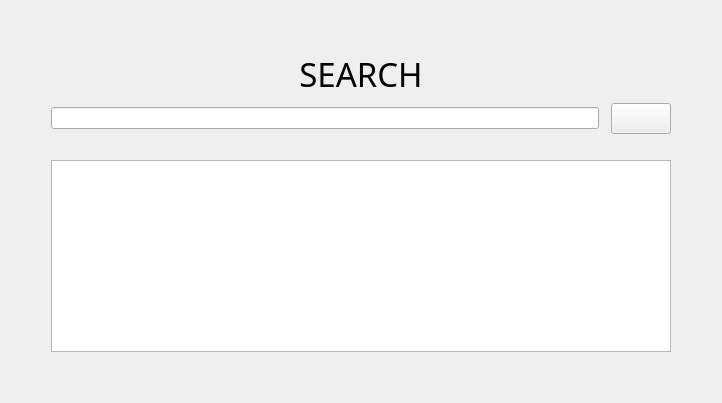
      <widget class="QWidget" name="tab_8">
       <property name="focusPolicy">
        <enum>Qt::NoFocus</enum>
       </property>
       <attribute name="title">
        <string>Search</string>
       </attribute>
       <layout class="QGridLayout" name="gridLayout_14">
        <item row="1" column="2">
         <spacer name="horizontalSpacer_16">
          <property name="orientation">
           <enum>Qt::Horizontal</enum>
          </property>
          <property name="sizeHint" stdset="0">
           <size>
            <width>40</width>
            <height>20</height>
           </size>
          </property>
         </spacer>
        </item>
        <item row="0" column="1">
         <spacer name="verticalSpacer_8">
          <property name="orientation">
           <enum>Qt::Vertical</enum>
          </property>
          <property name="sizeHint" stdset="0">
           <size>
            <width>20</width>
            <height>40</height>
           </size>
          </property>
         </spacer>
        </item>
        <item row="1" column="1">
         <layout class="QGridLayout" name="gridLayout_13">
          <item row="1" column="2">
           <widget class="QPushButton" name="searchButton">
            <property name="minimumSize">
             <size>
              <width>60</width>
              <height>31</height>
             </size>
            </property>
            <property name="font">
             <font>
              <family>Tlwg Typewriter</family>
             </font>
            </property>
            <property name="text">
             <string/>
            </property>
            <property name="icon">
             <iconset>
              <normaloff>lupa.svg</normaloff>lupa.svg</iconset>
            </property>
           </widget>
          </item>
          <item row="1" column="0">
           <widget class="QLineEdit" name="searchLineEdit"/>
          </item>
          <item row="0" column="0" colspan="3">
           <widget class="QLabel" name="label_36">
            <property name="font">
             <font>
              <family>Tlwg Typewriter</family>
              <pointsize>25</pointsize>
             </font>
            </property>
            <property name="text">
             <string>SEARCH</string>
            </property>
            <property name="alignment">
             <set>Qt::AlignCenter</set>
            </property>
           </widget>
          </item>
          <item row="4" column="0" colspan="3">
           <widget class="QLabel" name="searchOutput">
            <property name="text">
             <string/>
            </property>
           </widget>
          </item>
          <item row="5" column="0" colspan="3">
           <widget class="QListWidget" name="searchListWidget">
            <property name="minimumSize">
             <size>
              <width>620</width>
              <height>0</height>
             </size>
            </property>
            <property name="textElideMode">
             <enum>Qt::ElideRight</enum>
            </property>
           </widget>
          </item>
         </layout>
        </item>
        <item row="1" column="0">
         <spacer name="horizontalSpacer_15">
          <property name="orientation">
           <enum>Qt::Horizontal</enum>
          </property>
          <property name="sizeHint" stdset="0">
           <size>
            <width>40</width>
            <height>20</height>
           </size>
          </property>
         </spacer>
        </item>
        <item row="2" column="1">
         <spacer name="verticalSpacer_9">
          <property name="orientation">
           <enum>Qt::Vertical</enum>
          </property>
          <property name="sizeHint" stdset="0">
           <size>
            <width>20</width>
            <height>40</height>
           </size>
          </property>
         </spacer>
        </item>
       </layout>
      </widget>
